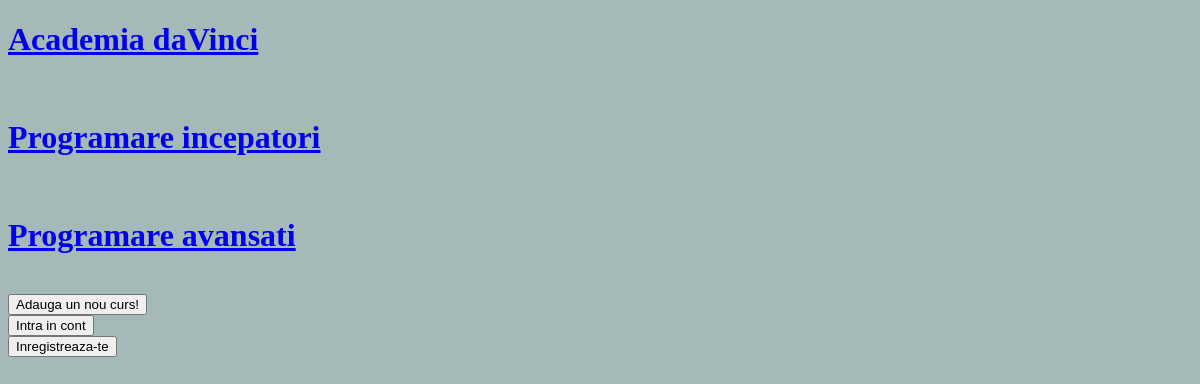
/, run on an earlier commit of the app's database.
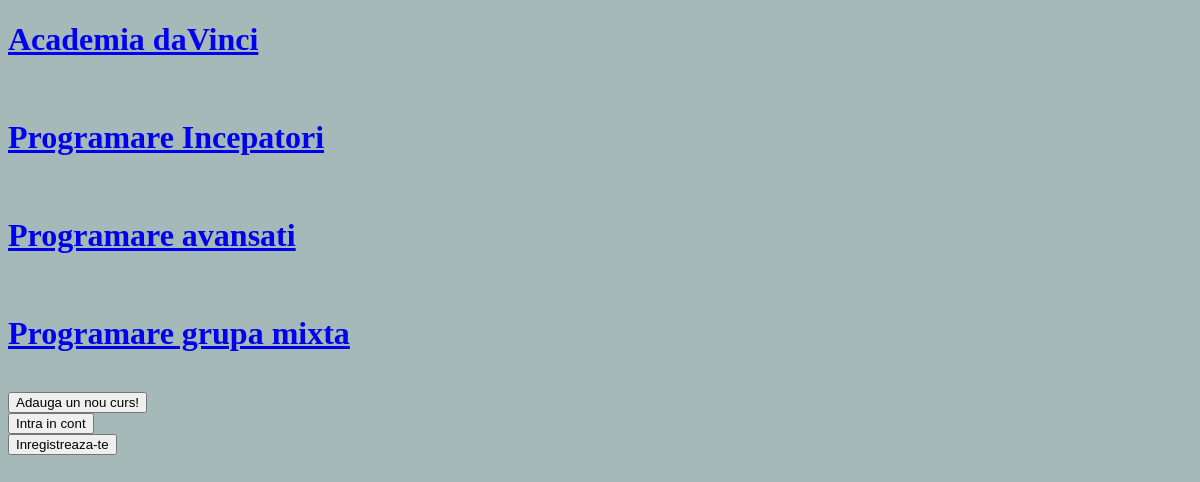
And on a later commit of the database.
### main_app/models.py (models this page shows)
class Course(models.Model):
    name = models.CharField(max_length = 100)
    description = models.TextField()
    slug = models.SlugField(unique = True)
    image = models.ImageField(upload_to = "images")

### main_app/views.py (the view)
# urls.py: path('', views.index),
def index(request):
    courses = Course.objects.all()
    logged_in = request.COOKIES.get('logged_in')
    user = request.COOKIES.get('name')
    print(user)
    return render(request, "main_app/index.html", {
        "courses": courses,
        "logged_in": logged_in,
        "user": user
    })

### main_app/templates/main_app/index.html (shortened to what this page needs)
{% load static %}
<!DOCTYPE html>
<html lang="en">
<head>
  <link rel="stylesheet" href="{% static 'main_app/style/style.css' %}">
</head>
<body>
  <h1><a href="/">Academia daVinci</a></h1>
  <br>
  {% for course in courses %}
    <h1><a href="{{ course.slug }}">{{ course.name }}</a></h1>
    <br>
  {% endfor %}
  <button onclick="location.href='/create_course/'">Adauga un nou curs!</button>
  <br>
  <button onclick="location.href='/login/'">Intra in cont</button>
  <br>
  <button onclick="location.href='/register/'">Inregistreaza-te</button>
</body>
</html>

### main_app/static/main_app/style/style.css (style rules this page uses)
body { background-color: rgb(165, 185, 185); }

What changed in the data, as far as the page shows it:
changed Course: name "Programare incepatori" → "Programare Incepatori"
added Course: name "Programare grupa mixta"
